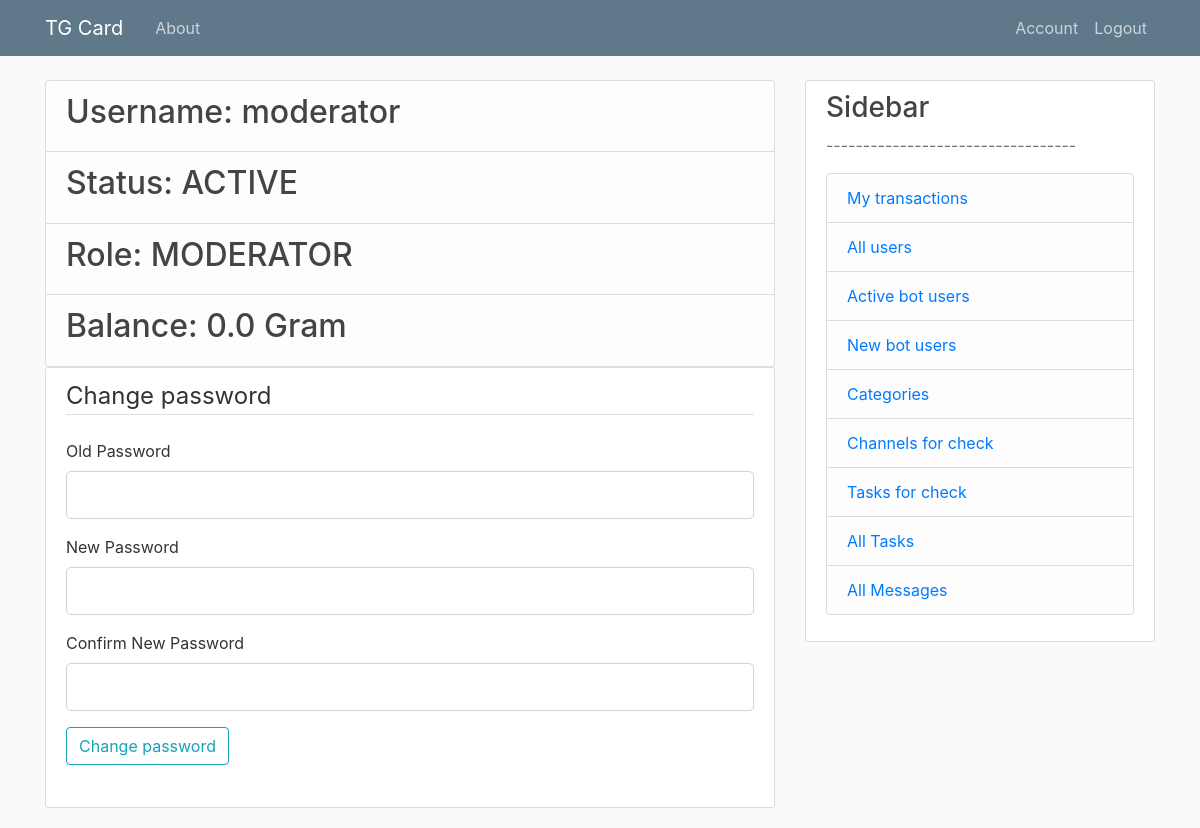
Page /account (signed in) on the committed database.
### models.py (models this page shows, shortened)
class User(db.Model, UserMixin):
    id = db.Column(db.Integer, primary_key=True)
    username = db.Column(db.String, index=True, unique=True, nullable=False) # unique user id in telegram
    password = db.Column(db.String, nullable=True)
    role = db.Column(db.Integer, nullable=False) # advert. \ affil. \ moder. \ admin
    status = db.Column(db.String, index=True, nullable=False) # active \ inactive
    balance = db.Column(db.Float, index=True, default=0)
    channels = db.relationship('Channel', backref='user', lazy=True)
    offers = db.relationship('Offer', backref='user', lazy=True)
    tasks = db.relationship('Task', backref='user', lazy=True)
    transactionsAdv = db.relationship('Transaction', backref='userAdv', foreign_keys='Transaction.advId', lazy=True)
    transactionsAff = db.relationship('Transaction', backref='userAff', foreign_keys='Transaction.affId', lazy=True)

### routes.py (the view, shortened to what this page needs)
@app.route("/account", methods=['GET', 'POST'])
@login_required
def account():
    form = ChangePassForm()
    return render_template('account.html', title='Account', form=form)

### forms.py
class ChangePassForm(FlaskForm):
    passwordOld = PasswordField('Old Password', validators=[DataRequired()])
    passwordNew = PasswordField('New Password', validators=[DataRequired()])
    confirm_passwordNew = PasswordField('Confirm New Password',
                                     validators=[DataRequired(), EqualTo('passwordNew')])
    submit = SubmitField('Change password')

### models.py (called while the page is built)
@login_manager.user_loader
def load_user(user_id):
    return User.query.get(int(user_id))

### templates/account.html (shortened to what this page needs)
{% extends "layout.html" %}
{% block content %}
    <ul class="list-group">
        <li class="list-group-item list-group-item-light"><h2>Username: {{ current_user.username }}</h2></li>
        <li class="list-group-item list-group-item-light"><h2>Status: {{ current_user.status }}</h2></li>
        <li class="list-group-item list-group-item-light"><h2>Role: {{ current_user.role }}</h2></li>
        <li class="list-group-item list-group-item-light"><h2>Balance: {{ current_user.balance }} Gram</h2></li>
    </ul>
    <div class="content-section">
        <form method="POST" action="">
        <fieldset class="form-group">
            <legend class="border-bottom mb-4">Change password</legend>
            <div class="form-group">
                {{ form.passwordOld.label(class="form-control-label") }}
                {% if form.passwordOld.errors %}
                    {{ form.passwordOld(class="form-control form-control-lg is-invalid") }}
                    <div class="invalid-feedback">
                        {% for error in form.passwordOld.errors %}
                            <span>{{ error }}</span>
                        {% endfor %}
                    </div>
                {% else %}
                    {{ form.passwordOld(class="form-control form-control-lg") }}
                {% endif %}
            </div>
            <div class="form-group">
                {{ form.passwordNew.label(class="form-control-label") }}
                {% if form.passwordNew.errors %}
                    {{ form.passwordNew(class="form-control form-control-lg is-invalid") }}
                    <div class="invalid-feedback">
                        {% for error in form.passwordNew.errors %}
                            <span>{{ error }}</span>
                        {% endfor %}
                    </div>
                {% else %}
                    {{ form.passwordNew(class="form-control form-control-lg") }}
                {% endif %}
            </div>
            <div class="form-group">
                {{ form.confirm_passwordNew.label(class="form-control-label") }}
                {% if form.confirm_passwordNew.errors %}
                    {{ form.confirm_passwordNew(class="form-control form-control-lg is-invalid") }}
                    <div class="invalid-feedback">
                        {% for error in form.confirm_passwordNew.errors %}
                            <span>{{ error }}</span>
                        {% endfor %}
                    </div>
                {% else %}
                    {{ form.confirm_passwordNew(class="form-control form-control-lg") }}
                {% endif %}
            </div>
    	    <div class="form-group">
         	    {{ form.submit(class="btn btn-outline-info") }}
    	    </div>
            </fieldset>
        </form>
    </div>
{% endblock content %}

### static/main.css (style rules this page uses)
body { background: #fafafa; color: #333333; margin-top: 5rem; }
h1, h2, h3, h4, h5, h6 { color: #444444; }
.content-section { background: #ffffff; padding: 10px 20px; border: 1px solid #dddddd; border-radius: 3px; margin-bottom: 20px; }

### rows in the picture
User: username "moderator", status "ACTIVE", role "MODERATOR", balance "0.0"
